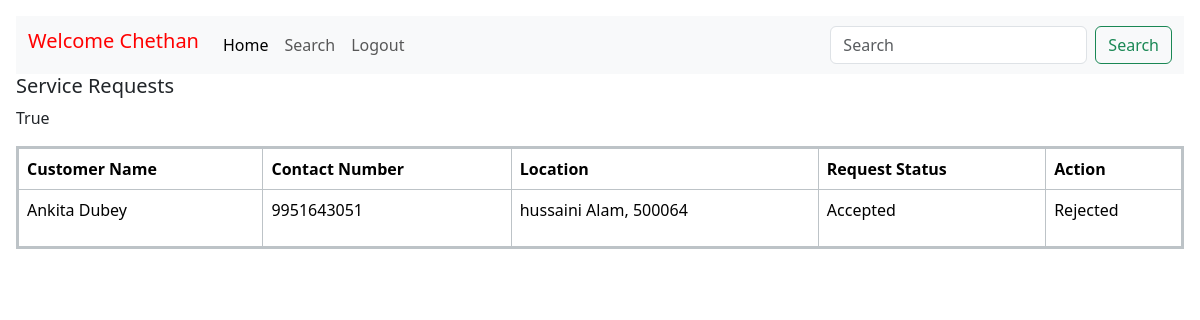
The app's page /Professional/home (signed in) with its own data.
### models.py (models this page shows, shortened)
class Professional(db.Model):
    __tablename__ = 'Professional'
    professional_id = db.Column(db.String(50),db.ForeignKey('Credential.user_id'), primary_key=True, )
    username=db.Column(db.String(50), nullable=False)
    full_name = db.Column(db.String(50), nullable=False)
    experience = db.Column(db.String(50), nullable=False)
    contact_number = db.Column(db.String(15), nullable=True)
    service_name = db.Column(db.String(100), nullable=False)
    service_id=db.Column(db.String(50),nullable=False)
    document = db.Column(db.Text, nullable=False)
    address = db.Column(db.String(200), nullable=False)
    pin = db.Column(db.Integer(), nullable=False)
    status = db.Column(db.String(10), default='active')
    registration_date = db.Column(db.DateTime, default=datetime.utcnow)
    services_booked = db.relationship('ServiceBooked', backref='professional', lazy=True)

class ServiceBooked(db.Model):
    __tablename__ = 'services_booked'
    booking_id = db.Column(db.String(50), primary_key=True)
    customer_id = db.Column(db.String(50), db.ForeignKey('Customer.customer_id'), nullable=False)
    professional_id = db.Column(db.String(50), db.ForeignKey('Professional.professional_id'), nullable=True)
    service_id = db.Column(db.String(50), db.ForeignKey('Service.service_id'), nullable=False)
    status = db.Column(db.String(50), nullable=False,primary_key=True)
    request_date = db.Column(db.DateTime, default=datetime.utcnow)
    completion_date = db.Column(db.DateTime, nullable=True)
    rating_by_user = db.Column(db.Integer(), nullable=True)
    rating_by_professional = db.Column(db.Integer(), nullable=True)
    remarks_by_customer = db.Column(db.String(200), nullable=True)
    remarks_by_professional = db.Column(db.String(200), nullable=True)

class Customer(db.Model):
    __tablename__ = 'Customer'
    customer_id = db.Column(db.String(50),  db.ForeignKey('Credential.user_id'),primary_key=True)
    username=db.Column(db.String(50), nullable=False)
    full_name = db.Column(db.String(50), nullable=False)
    address = db.Column(db.String(200), nullable=False)
    contact = db.Column(db.String(15), nullable=True)
    pin = db.Column(db.Integer(), nullable=False)
    status = db.Column(db.String(10), default='active')
    registration_date = db.Column(db.DateTime, default=datetime.utcnow)
    requests = db.relationship('ServiceBooked', backref='customer', lazy=True)

### routes.py (the view, shortened to what this page needs)
@app.route("/Professional/home", methods=["GET", "POST"])
def professional_home():
    if 'user_id' not in session:
        flash("Please log in to access your account.")
        return redirect(url_for('login'))
    professional_id = session['user_id']  # Extract professional ID from session
    professional_data = db.session.query(Professional).filter_by(professional_id=professional_id).first()
    full_name=professional_data.full_name
    print(professional_id)
    customer_alias = aliased(Customer)
    professional_alias = aliased(Professional)
    customer_book_data = (
        db.session.query(
            customer_alias.full_name.label("customer_full_name"),
            customer_alias.contact.label("customer_contact"),
            customer_alias.address.label("customer_address"),
            customer_alias.pin.label("customer_pin"),
            ServiceBooked.professional_id.label("professional_id"),
            ServiceBooked.status.label("request_status"),
            ServiceBooked.booking_id.label("booked_service_id"),
        )
        .join(ServiceBooked, ServiceBooked.customer_id == customer_alias.customer_id)
        .join(professional_alias, ServiceBooked.service_id == professional_alias.service_id)
        .filter(professional_alias.professional_id == professional_id)
        .all()
    )
    rejection_entry_data=db.session.query(RejectionTracking).all()
    print(customer_book_data)
    print(customer_book_data[0].professional_id,professional_id)
    return render_template("Professional/home.html", customer_book_data=customer_book_data,professional_id=professional_id,full_name=full_name,rejection_entry_data=rejection_entry_data)

### templates/Professional/home.html (shortened to what this page needs)
<!doctype html>
<html lang="en">
  <head>
    <link href="https://cdn.jsdelivr.net/npm/bootstrap@5.3.3/dist/css/bootstrap.min.css" rel="stylesheet">
    <link href="https://getbootstrap.com/docs/5.3/assets/css/docs.css" rel="stylesheet">
  </head>
  <body class="p-3 m-0 border-0 bd-example m-0 border-0">
    <nav class="navbar navbar-expand-lg bg-body-tertiary" style="background-color:#0d76ff;text-align: center;">
      <div class="container-fluid">
        <h1 class="navbar-brand" style="color:rgb(255, 0, 0);">Welcome {{ full_name }}</h1>
        <div class="collapse navbar-collapse" id="navbarSupportedContent">
          <ul class="navbar-nav me-auto mb-2 mb-lg-0">
            <li class="nav-item">
              <a class="nav-link active" aria-current="page" href="#">Home</a>
            </li>
            <li class="nav-item">
              <a class="nav-link" href="{{url_for('professional_search')}}">Search</a>
            </li>
            <li class="nav-item">
              <a class="nav-link" href="{{ url_for('login') }}">Logout</a>
            </li>
          </ul>
          <form class="d-flex" role="search">
            <input class="form-control me-2" type="search" placeholder="Search" aria-label="Search">
            <button class="btn btn-outline-success" type="submit">Search</button>
          </form>
        </div>
      </div>
    </nav>
    <h3 style="font-size:20px;">Service Requests</h3>
    <div>
      <table class="table table-bordered" style="border: 3px solid #bdc3c7; border-collapse: collapse;">
        <thead>
          <tr>
            <th scope="col">Customer Name</th>
            <th scope="col">Contact Number</th>
            <th scope="col">Location</th>
            <th scope="col">Request Status</th>
            <th scope="col">Action</th>
          </tr>
        </thead>
        <tbody>
          {% for row in customer_book_data %}
            {% set flag1 = {'value': false} %}
              <p>{{flag1['value']}}</p>
            <tr>
              <td>{{ row.customer_full_name }}</td>
              <td>{{ row.customer_contact }}</td>
              <td>{{ row.customer_address }}, {{ row.customer_pin }}</td>
              <td>{{ row.request_status }}</td>
              <td>
                {% if flag1['value'] %}
                  <p>Rejected</p>
                {% endif %}
              </td>
            </tr>
          {%endfor%}
        </tbody>
      </table>
    </div>
  </body>
</html>

### records on screen
Professional: full_name "Chethan"
ServiceBooked: value "True", customer_full_name "Ankita Dubey", customer_contact "9951643051", customer_address "hussaini Alam", customer_pin "500064", request_status "Accepted"
